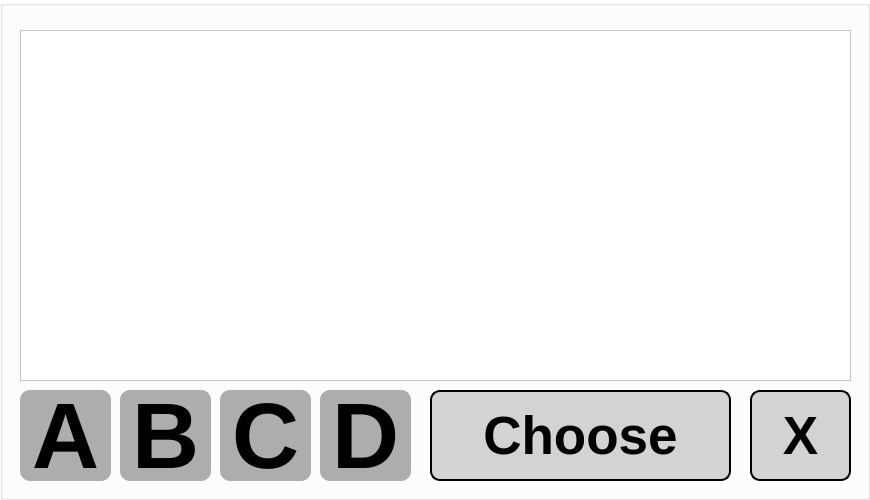
<?xml version="1.0" encoding="UTF-8"?>
<ui version="4.0">
 <class>ResultSelection</class>
 <widget class="QDialog" name="ResultSelection">
  <property name="geometry">
   <rect>
    <x>0</x>
    <y>0</y>
    <width>870</width>
    <height>500</height>
   </rect>
  </property>
  <property name="windowTitle">
   <string>Dialog</string>
  </property>
  <property name="styleSheet">
   <string notr="true">background: white;</string>
  </property>
  <widget class="QGroupBox" name="grBoxUpdatePosition">
   <property name="geometry">
    <rect>
     <x>0</x>
     <y>500</y>
     <width>870</width>
     <height>500</height>
    </rect>
   </property>
   <property name="title">
    <string/>
   </property>
   <widget class="QLabel" name="lblNewY">
    <property name="geometry">
     <rect>
      <x>440</x>
      <y>205</y>
      <width>409</width>
      <height>61</height>
     </rect>
    </property>
    <property name="font">
     <font>
      <family>Ubuntu</family>
      <pointsize>30</pointsize>
      <weight>75</weight>
      <bold>true</bold>
     </font>
    </property>
    <property name="styleSheet">
     <string notr="true">border:1px solid black;</string>
    </property>
    <property name="text">
     <string/>
    </property>
   </widget>
   <widget class="QPushButton" name="btnNo">
    <property name="geometry">
     <rect>
      <x>460</x>
      <y>400</y>
      <width>301</width>
      <height>91</height>
     </rect>
    </property>
    <property name="font">
     <font>
      <pointsize>70</pointsize>
      <weight>75</weight>
      <bold>true</bold>
     </font>
    </property>
    <property name="styleSheet">
     <string notr="true">border: 2px solid black;
border-radius: 10px;
padding: 0 8px;
background: lightgray;</string>
    </property>
    <property name="text">
     <string>No</string>
    </property>
   </widget>
   <widget class="QLabel" name="lblCurrY">
    <property name="geometry">
     <rect>
      <x>325</x>
      <y>85</y>
      <width>334</width>
      <height>61</height>
     </rect>
    </property>
    <property name="font">
     <font>
      <family>Ubuntu</family>
      <pointsize>30</pointsize>
     </font>
    </property>
    <property name="styleSheet">
     <string notr="true">border:1px solid black;</string>
    </property>
    <property name="text">
     <string/>
    </property>
   </widget>
   <widget class="QLabel" name="lblCurrX">
    <property name="geometry">
     <rect>
      <x>0</x>
      <y>85</y>
      <width>324</width>
      <height>61</height>
     </rect>
    </property>
    <property name="font">
     <font>
      <family>Ubuntu</family>
      <pointsize>30</pointsize>
     </font>
    </property>
    <property name="styleSheet">
     <string notr="true">border:1px solid black;</string>
    </property>
    <property name="text">
     <string/>
    </property>
   </widget>
   <widget class="QLabel" name="lblNewH">
    <property name="geometry">
     <rect>
      <x>285</x>
      <y>268</y>
      <width>301</width>
      <height>61</height>
     </rect>
    </property>
    <property name="font">
     <font>
      <family>Ubuntu</family>
      <pointsize>30</pointsize>
      <weight>75</weight>
      <bold>true</bold>
     </font>
    </property>
    <property name="styleSheet">
     <string notr="true">border:1px solid black;</string>
    </property>
    <property name="text">
     <string/>
    </property>
   </widget>
   <widget class="QLabel" name="lblCurrentPos">
    <property name="geometry">
     <rect>
      <x>100</x>
      <y>25</y>
      <width>671</width>
      <height>51</height>
     </rect>
    </property>
    <property name="font">
     <font>
      <family>Ubuntu</family>
      <pointsize>36</pointsize>
     </font>
    </property>
    <property name="text">
     <string>Currently used device position:</string>
    </property>
   </widget>
   <widget class="QPushButton" name="btnUse">
    <property name="geometry">
     <rect>
      <x>100</x>
      <y>400</y>
      <width>301</width>
      <height>91</height>
     </rect>
    </property>
    <property name="font">
     <font>
      <pointsize>70</pointsize>
      <weight>75</weight>
      <bold>true</bold>
     </font>
    </property>
    <property name="styleSheet">
     <string notr="true">border: 2px solid black;
border-radius: 10px;
padding: 0 8px;
background: lightgray;</string>
    </property>
    <property name="text">
     <string>Yes</string>
    </property>
   </widget>
   <widget class="QLabel" name="lblNewX">
    <property name="geometry">
     <rect>
      <x>20</x>
      <y>205</y>
      <width>409</width>
      <height>61</height>
     </rect>
    </property>
    <property name="font">
     <font>
      <family>Ubuntu</family>
      <pointsize>30</pointsize>
      <weight>75</weight>
      <bold>true</bold>
     </font>
    </property>
    <property name="styleSheet">
     <string notr="true">border:1px solid black;</string>
    </property>
    <property name="text">
     <string/>
    </property>
   </widget>
   <widget class="QLabel" name="lblCurrH">
    <property name="geometry">
     <rect>
      <x>660</x>
      <y>85</y>
      <width>209</width>
      <height>61</height>
     </rect>
    </property>
    <property name="font">
     <font>
      <family>Ubuntu</family>
      <pointsize>30</pointsize>
     </font>
    </property>
    <property name="styleSheet">
     <string notr="true">border:1px solid black;</string>
    </property>
    <property name="text">
     <string/>
    </property>
   </widget>
   <widget class="QLabel" name="lblNewPos">
    <property name="geometry">
     <rect>
      <x>30</x>
      <y>150</y>
      <width>801</width>
      <height>51</height>
     </rect>
    </property>
    <property name="font">
     <font>
      <family>Ubuntu</family>
      <pointsize>35</pointsize>
     </font>
    </property>
    <property name="text">
     <string>Position from the solved task's result:</string>
    </property>
   </widget>
   <widget class="QLabel" name="lblWantToUse">
    <property name="geometry">
     <rect>
      <x>15</x>
      <y>329</y>
      <width>841</width>
      <height>71</height>
     </rect>
    </property>
    <property name="font">
     <font>
      <family>Ubuntu</family>
      <pointsize>26</pointsize>
     </font>
    </property>
    <property name="text">
     <string>Do you want to use the new position from the result?</string>
    </property>
   </widget>
  </widget>
  <widget class="QGroupBox" name="grBoxPoints">
   <property name="geometry">
    <rect>
     <x>0</x>
     <y>0</y>
     <width>870</width>
     <height>500</height>
    </rect>
   </property>
   <property name="title">
    <string/>
   </property>
   <widget class="QPushButton" name="btnChoose">
    <property name="geometry">
     <rect>
      <x>430</x>
      <y>390</y>
      <width>301</width>
      <height>91</height>
     </rect>
    </property>
    <property name="font">
     <font>
      <pointsize>40</pointsize>
      <weight>75</weight>
      <bold>true</bold>
     </font>
    </property>
    <property name="styleSheet">
     <string notr="true">border: 2px solid black;
border-radius: 10px;
padding: 0 8px;
background: lightgray;</string>
    </property>
    <property name="text">
     <string>Choose</string>
    </property>
   </widget>
   <widget class="QTableView" name="point_listView">
    <property name="geometry">
     <rect>
      <x>20</x>
      <y>30</y>
      <width>831</width>
      <height>351</height>
     </rect>
    </property>
    <property name="font">
     <font>
      <pointsize>17</pointsize>
     </font>
    </property>
    <property name="styleSheet">
     <string notr="true">background:white;
color:black;</string>
    </property>
    <attribute name="horizontalHeaderCascadingSectionResizes">
     <bool>false</bool>
    </attribute>
    <attribute name="horizontalHeaderHighlightSections">
     <bool>true</bool>
    </attribute>
   </widget>
   <widget class="QPushButton" name="pointA">
    <property name="geometry">
     <rect>
      <x>20</x>
      <y>390</y>
      <width>91</width>
      <height>91</height>
     </rect>
    </property>
    <property name="font">
     <font>
      <family>Ubuntu</family>
      <pointsize>70</pointsize>
      <weight>75</weight>
      <bold>true</bold>
     </font>
    </property>
    <property name="focusPolicy">
     <enum>Qt::NoFocus</enum>
    </property>
    <property name="contextMenuPolicy">
     <enum>Qt::DefaultContextMenu</enum>
    </property>
    <property name="autoFillBackground">
     <bool>false</bool>
    </property>
    <property name="styleSheet">
     <string notr="true">border: 2px rgb(173, 173, 173);
border-radius: 10px;
padding: 0 8px;
background: rgb(173, 173, 173);</string>
    </property>
    <property name="inputMethodHints">
     <set>Qt::ImhNone</set>
    </property>
    <property name="text">
     <string>A</string>
    </property>
    <property name="autoDefault">
     <bool>true</bool>
    </property>
    <property name="default">
     <bool>false</bool>
    </property>
    <property name="flat">
     <bool>false</bool>
    </property>
   </widget>
   <widget class="QPushButton" name="pointB">
    <property name="geometry">
     <rect>
      <x>120</x>
      <y>390</y>
      <width>91</width>
      <height>91</height>
     </rect>
    </property>
    <property name="font">
     <font>
      <family>Ubuntu</family>
      <pointsize>70</pointsize>
      <weight>75</weight>
      <bold>true</bold>
     </font>
    </property>
    <property name="focusPolicy">
     <enum>Qt::NoFocus</enum>
    </property>
    <property name="contextMenuPolicy">
     <enum>Qt::DefaultContextMenu</enum>
    </property>
    <property name="autoFillBackground">
     <bool>false</bool>
    </property>
    <property name="styleSheet">
     <string notr="true">border: 2px rgb(173, 173, 173);
border-radius: 10px;
padding: 0 8px;
background: rgb(173, 173, 173);</string>
    </property>
    <property name="inputMethodHints">
     <set>Qt::ImhNone</set>
    </property>
    <property name="text">
     <string>B</string>
    </property>
    <property name="autoDefault">
     <bool>true</bool>
    </property>
    <property name="default">
     <bool>false</bool>
    </property>
    <property name="flat">
     <bool>false</bool>
    </property>
   </widget>
   <widget class="QPushButton" name="pointC">
    <property name="geometry">
     <rect>
      <x>220</x>
      <y>390</y>
      <width>91</width>
      <height>91</height>
     </rect>
    </property>
    <property name="font">
     <font>
      <family>Ubuntu</family>
      <pointsize>70</pointsize>
      <weight>75</weight>
      <bold>true</bold>
     </font>
    </property>
    <property name="focusPolicy">
     <enum>Qt::NoFocus</enum>
    </property>
    <property name="contextMenuPolicy">
     <enum>Qt::DefaultContextMenu</enum>
    </property>
    <property name="autoFillBackground">
     <bool>false</bool>
    </property>
    <property name="styleSheet">
     <string notr="true">border: 2px rgb(173, 173, 173);
border-radius: 10px;
padding: 0 8px;
background: rgb(173, 173, 173);</string>
    </property>
    <property name="inputMethodHints">
     <set>Qt::ImhNone</set>
    </property>
    <property name="text">
     <string>C</string>
    </property>
    <property name="autoDefault">
     <bool>true</bool>
    </property>
    <property name="default">
     <bool>false</bool>
    </property>
    <property name="flat">
     <bool>false</bool>
    </property>
   </widget>
   <widget class="QPushButton" name="pointD">
    <property name="geometry">
     <rect>
      <x>320</x>
      <y>390</y>
      <width>91</width>
      <height>91</height>
     </rect>
    </property>
    <property name="font">
     <font>
      <family>Ubuntu</family>
      <pointsize>70</pointsize>
      <weight>75</weight>
      <bold>true</bold>
     </font>
    </property>
    <property name="focusPolicy">
     <enum>Qt::NoFocus</enum>
    </property>
    <property name="contextMenuPolicy">
     <enum>Qt::DefaultContextMenu</enum>
    </property>
    <property name="autoFillBackground">
     <bool>false</bool>
    </property>
    <property name="styleSheet">
     <string notr="true">border: 2px rgb(173, 173, 173);
border-radius: 10px;
padding: 0 8px;
background: rgb(173, 173, 173);</string>
    </property>
    <property name="inputMethodHints">
     <set>Qt::ImhNone</set>
    </property>
    <property name="text">
     <string>D</string>
    </property>
    <property name="autoDefault">
     <bool>true</bool>
    </property>
    <property name="default">
     <bool>false</bool>
    </property>
    <property name="flat">
     <bool>false</bool>
    </property>
   </widget>
   <widget class="QPushButton" name="btnClose">
    <property name="geometry">
     <rect>
      <x>750</x>
      <y>390</y>
      <width>101</width>
      <height>91</height>
     </rect>
    </property>
    <property name="font">
     <font>
      <pointsize>40</pointsize>
      <weight>75</weight>
      <bold>true</bold>
     </font>
    </property>
    <property name="styleSheet">
     <string notr="true">border: 2px solid black;
border-radius: 10px;
padding: 0 8px;
background: lightgray;</string>
    </property>
    <property name="text">
     <string>X</string>
    </property>
   </widget>
  </widget>
  <widget class="QGroupBox" name="grBoxUpdateDirAngle">
   <property name="geometry">
    <rect>
     <x>0</x>
     <y>1000</y>
     <width>870</width>
     <height>500</height>
    </rect>
   </property>
   <property name="title">
    <string/>
   </property>
   <widget class="QPushButton" name="btnNo_2">
    <property name="geometry">
     <rect>
      <x>460</x>
      <y>400</y>
      <width>301</width>
      <height>91</height>
     </rect>
    </property>
    <property name="font">
     <font>
      <pointsize>70</pointsize>
      <weight>75</weight>
      <bold>true</bold>
     </font>
    </property>
    <property name="styleSheet">
     <string notr="true">border: 2px solid black;
border-radius: 10px;
padding: 0 8px;
background: lightgray;</string>
    </property>
    <property name="text">
     <string>No</string>
    </property>
   </widget>
   <widget class="QLabel" name="lblCurrDirAngleValue">
    <property name="geometry">
     <rect>
      <x>240</x>
      <y>100</y>
      <width>381</width>
      <height>61</height>
     </rect>
    </property>
    <property name="font">
     <font>
      <family>Ubuntu</family>
      <pointsize>30</pointsize>
     </font>
    </property>
    <property name="styleSheet">
     <string notr="true">border:1px solid black;</string>
    </property>
    <property name="text">
     <string/>
    </property>
   </widget>
   <widget class="QLabel" name="lblCurrentDirAngle">
    <property name="geometry">
     <rect>
      <x>100</x>
      <y>25</y>
      <width>671</width>
      <height>61</height>
     </rect>
    </property>
    <property name="font">
     <font>
      <family>Ubuntu</family>
      <pointsize>36</pointsize>
     </font>
    </property>
    <property name="text">
     <string>Currently used direction angle:</string>
    </property>
   </widget>
   <widget class="QPushButton" name="btnUseDirAngle">
    <property name="geometry">
     <rect>
      <x>100</x>
      <y>400</y>
      <width>301</width>
      <height>91</height>
     </rect>
    </property>
    <property name="font">
     <font>
      <pointsize>70</pointsize>
      <weight>75</weight>
      <bold>true</bold>
     </font>
    </property>
    <property name="styleSheet">
     <string notr="true">border: 2px solid black;
border-radius: 10px;
padding: 0 8px;
background: lightgray;</string>
    </property>
    <property name="text">
     <string>Yes</string>
    </property>
   </widget>
   <widget class="QLabel" name="lblNewDirAngleValue">
    <property name="geometry">
     <rect>
      <x>238</x>
      <y>250</y>
      <width>381</width>
      <height>61</height>
     </rect>
    </property>
    <property name="font">
     <font>
      <family>Ubuntu</family>
      <pointsize>30</pointsize>
      <weight>75</weight>
      <bold>true</bold>
     </font>
    </property>
    <property name="styleSheet">
     <string notr="true">border:1px solid black;</string>
    </property>
    <property name="text">
     <string/>
    </property>
   </widget>
   <widget class="QLabel" name="lblNewDirAngle">
    <property name="geometry">
     <rect>
      <x>30</x>
      <y>180</y>
      <width>801</width>
      <height>61</height>
     </rect>
    </property>
    <property name="font">
     <font>
      <family>Ubuntu</family>
      <pointsize>35</pointsize>
     </font>
    </property>
    <property name="text">
     <string>Angle from the solved task's result:</string>
    </property>
   </widget>
   <widget class="QLabel" name="lblWantToUseAngle">
    <property name="geometry">
     <rect>
      <x>15</x>
      <y>320</y>
      <width>841</width>
      <height>71</height>
     </rect>
    </property>
    <property name="font">
     <font>
      <family>Ubuntu</family>
      <pointsize>26</pointsize>
     </font>
    </property>
    <property name="text">
     <string>Do you want to use the new angle from the result?</string>
    </property>
   </widget>
  </widget>
 </widget>
 <resources/>
 <connections/>
</ui>
